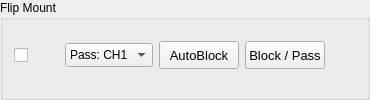
                 <widget class="QGroupBox" name="FlipMount">
                  <property name="sizePolicy">
                   <sizepolicy hsizetype="Expanding" vsizetype="Maximum">
                    <horstretch>0</horstretch>
                    <verstretch>0</verstretch>
                   </sizepolicy>
                  </property>
                  <property name="title">
                   <string>Flip Mount</string>
                  </property>
                  <layout class="QGridLayout" name="gridLayout_18">
                   <property name="topMargin">
                    <number>3</number>
                   </property>
                   <property name="bottomMargin">
                    <number>9</number>
                   </property>
                   <item row="0" column="0">
                    <layout class="QGridLayout" name="gridLayout_17" columnstretch="1,1,3,3,3,0,1">
                     <property name="verticalSpacing">
                      <number>0</number>
                     </property>
                     <item row="0" column="4">
                      <widget class="QPushButton" name="fmManual">
                       <property name="sizePolicy">
                        <sizepolicy hsizetype="Expanding" vsizetype="Fixed">
                         <horstretch>0</horstretch>
                         <verstretch>0</verstretch>
                        </sizepolicy>
                       </property>
                       <property name="minimumSize">
                        <size>
                         <width>0</width>
                         <height>28</height>
                        </size>
                       </property>
                       <property name="maximumSize">
                        <size>
                         <width>16777215</width>
                         <height>45</height>
                        </size>
                       </property>
                       <property name="font">
                        <font>
                         <pointsize>10</pointsize>
                        </font>
                       </property>
                       <property name="toolTip">
                        <string>&lt;html&gt;&lt;head/&gt;&lt;body&gt;&lt;p&gt;&lt;span style=&quot; font-weight:700;&quot;&gt;Manual block / pass (for alignment and testing)&lt;/span&gt;&lt;/p&gt;&lt;p&gt;Press to block the beam, press again to let it pass. The text shows the current state: Blocked or Pass.&lt;/p&gt;&lt;p&gt;Which position is pass follows the CH1/CH2 box. Disabled during a scan, when Auto block is in charge.&lt;/p&gt;&lt;/body&gt;&lt;/html&gt;</string>
                       </property>
                       <property name="text">
                        <string>Block / Pass</string>
                       </property>
                       <property name="checkable">
                        <bool>true</bool>
                       </property>
                       <property name="checked">
                        <bool>false</bool>
                       </property>
                       <property name="mytype" stdset="0">
                        <string>checkable_button</string>
                       </property>
                      </widget>
                     </item>
                     <item row="0" column="3">
                      <widget class="QPushButton" name="AutoBlock">
                       <property name="sizePolicy">
                        <sizepolicy hsizetype="Expanding" vsizetype="Fixed">
                         <horstretch>0</horstretch>
                         <verstretch>0</verstretch>
                        </sizepolicy>
                       </property>
                       <property name="minimumSize">
                        <size>
                         <width>0</width>
                         <height>28</height>
                        </size>
                       </property>
                       <property name="maximumSize">
                        <size>
                         <width>16777215</width>
                         <height>45</height>
                        </size>
                       </property>
                       <property name="font">
                        <font>
                         <pointsize>10</pointsize>
                        </font>
                       </property>
                       <property name="toolTip">
                        <string>&lt;html&gt;&lt;head/&gt;&lt;body&gt;&lt;p&gt;&lt;span style=&quot; font-weight:700;&quot;&gt;Auto block (protects the sample during temperature changes)&lt;/span&gt;&lt;/p&gt;&lt;p&gt;When pressed, during a scan the flip mount blocks the beam while the temperature is changing and settling, lets it pass right before the measurement at each temperature point, and blocks it again when the scan finishes, is stopped or fails.&lt;/p&gt;&lt;p&gt;A scan will not start with Auto block on while the flip mount is not connected.&lt;/p&gt;&lt;/body&gt;&lt;/html&gt;</string>
                       </property>
                       <property name="text">
                        <string>AutoBlock</string>
                       </property>
                       <property name="checkable">
                        <bool>true</bool>
                       </property>
                       <property name="checked">
                        <bool>false</bool>
                       </property>
                       <property name="mytype" stdset="0">
                        <string>checkable_button</string>
                       </property>
                      </widget>
                     </item>
                     <item row="0" column="0">
                      <widget class="QCheckBox" name="activeFlipMount">
                       <property name="sizePolicy">
                        <sizepolicy hsizetype="Expanding" vsizetype="Preferred">
                         <horstretch>0</horstretch>
                         <verstretch>0</verstretch>
                        </sizepolicy>
                       </property>
                       <property name="toolTip">
                        <string>Active Instrument?</string>
                       </property>
                       <property name="text">
                        <string/>
                       </property>
                       <property name="checked">
                        <bool>false</bool>
                       </property>
                       <property name="mytype" stdset="0">
                        <string>checkbox</string>
                       </property>
                      </widget>
                     </item>
                     <item row="0" column="1">
                      <widget class="LedIndicator" name="FM_connect" native="true">
                       <property name="sizePolicy">
                        <sizepolicy hsizetype="Fixed" vsizetype="Fixed">
                         <horstretch>0</horstretch>
                         <verstretch>0</verstretch>
                        </sizepolicy>
                       </property>
                       <property name="minimumSize">
                        <size>
                         <width>25</width>
                         <height>25</height>
                        </size>
                       </property>
                       <property name="maximumSize">
                        <size>
                         <width>25</width>
                         <height>25</height>
                        </size>
                       </property>
                       <property name="baseSize">
                        <size>
                         <width>0</width>
                         <height>0</height>
                        </size>
                       </property>
                       <property name="toolTip">
                        <string>&lt;html&gt;&lt;head/&gt;&lt;body&gt;&lt;p&gt;&lt;span style=&quot; font-weight:700;&quot;&gt;Flip mount connection&lt;/span&gt;&lt;/p&gt;&lt;p&gt;On: the flip mount is connected.&lt;/p&gt;&lt;p&gt;Off: not connected. Tick the box on the left and press Conn. Instr. to connect.&lt;/p&gt;&lt;/body&gt;&lt;/html&gt;</string>
                       </property>
                       <property name="mytype" stdset="0">
                        <string>led</string>
                       </property>
                      </widget>
                     </item>
                     <item row="0" column="6">
                      <widget class="LedIndicator" name="FM_Indicate" native="true">
                       <property name="sizePolicy">
                        <sizepolicy hsizetype="Fixed" vsizetype="Fixed">
                         <horstretch>0</horstretch>
                         <verstretch>0</verstretch>
                        </sizepolicy>
                       </property>
                       <property name="minimumSize">
                        <size>
                         <width>25</width>
                         <height>25</height>
                        </size>
                       </property>
                       <property name="maximumSize">
                        <size>
                         <width>25</width>
                         <height>25</height>
                        </size>
                       </property>
                       <property name="baseSize">
                        <size>
                         <width>0</width>
                         <height>0</height>
                        </size>
                       </property>
                       <property name="toolTip">
                        <string>&lt;html&gt;&lt;head/&gt;&lt;body&gt;&lt;p&gt;&lt;span style=&quot; font-weight:700;&quot;&gt;Beam state&lt;/span&gt;&lt;/p&gt;&lt;p&gt;On: the beam PASSES to the sample.&lt;/p&gt;&lt;p&gt;Off: the beam is BLOCKED, or the flip mount is not connected.&lt;/p&gt;&lt;/body&gt;&lt;/html&gt;</string>
                       </property>
                       <property name="mytype" stdset="0">
                        <string>led</string>
                       </property>
                      </widget>
                     </item>
                     <item row="0" column="2">
                      <widget class="QComboBox" name="fmPassCh">
                       <property name="sizePolicy">
                        <sizepolicy hsizetype="Expanding" vsizetype="Fixed">
                         <horstretch>0</horstretch>
                         <verstretch>0</verstretch>
                        </sizepolicy>
                       </property>
                       <property name="minimumSize">
                        <size>
                         <width>0</width>
                         <height>24</height>
                        </size>
                       </property>
                       <property name="maximumSize">
                        <size>
                         <width>16777215</width>
                         <height>16777215</height>
                        </size>
                       </property>
                       <property name="baseSize">
                        <size>
                         <width>0</width>
                         <height>0</height>
                        </size>
                       </property>
                       <property name="toolTip">
                        <string>&lt;html&gt;&lt;head/&gt;&lt;body&gt;&lt;p&gt;&lt;span style=&quot; font-weight:700;&quot;&gt;Pass channel&lt;/span&gt;&lt;/p&gt;&lt;p&gt;Which flip-mount position lets the beam reach the sample. The other position blocks it.&lt;/p&gt;&lt;p&gt;Changing this only updates the beam-state light and the manual button; it does not move the mount.&lt;/p&gt;&lt;/body&gt;&lt;/html&gt;</string>
                       </property>
                       <item>
                        <property name="text">
                         <string>Pass: CH1</string>
                        </property>
                       </item>
                       <item>
                        <property name="text">
                         <string>Pass: CH2</string>
                        </property>
                       </item>
                      </widget>
                     </item>
                    </layout>
                   </item>
                  </layout>
                 </widget>
